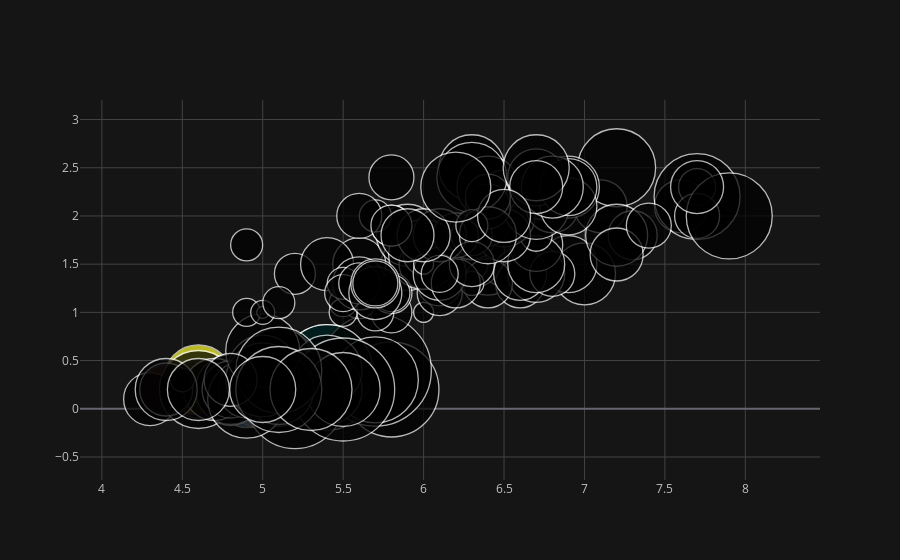

Write notebook code for a chart like this one.
### Code cell
df.iplot(x='sepal_length',y='petal_width',size='sepal_width',kind='bubble')

### Figure 1 — Plotly figure (JSON) as saved in the notebook; plotly's stock layout.template omitted (floating-point values rounded to 4 significant figures; data arrays with more than 128 entries replaced by an {"elided": "..."} marker saying what was removed)
{"data": [{"marker": {"color": ["rgb(255, 153, 51)", "rgb(55, 128, 191)", "rgb(50, 171, 96)", "rgb(128, 0, 128)", "rgb(219, 64, 82)", "rgb(0, 128, 128)", "rgb(255, 255, 51)", "rgb(128, 128, 0)", "rgb(251, 128, 114)", "rgb(128, 177, 211)"], "line": {"width": 1.3}, "size": {"elided": "150 int values"}, "symbol": "circle"}, "mode": "markers", "text": "", "type": "scatter", "x": {"elided": "150 float values"}, "y": {"elided": "150 float values"}}], "layout": {"legend": {"bgcolor": "#151516", "font": {"color": "#D9D9D9"}}, "paper_bgcolor": "#151516", "plot_bgcolor": "#151516", "title": {"font": {"color": "#D9D9D9"}}, "xaxis": {"gridcolor": "#434343", "showgrid": true, "tickfont": {"color": "#C2C2C2"}, "title": {"font": {"color": "#D9D9D9"}, "text": ""}, "zerolinecolor": "#666570"}, "yaxis": {"gridcolor": "#434343", "showgrid": true, "tickfont": {"color": "#C2C2C2"}, "title": {"font": {"color": "#D9D9D9"}, "text": ""}, "zerolinecolor": "#666570"}}}
